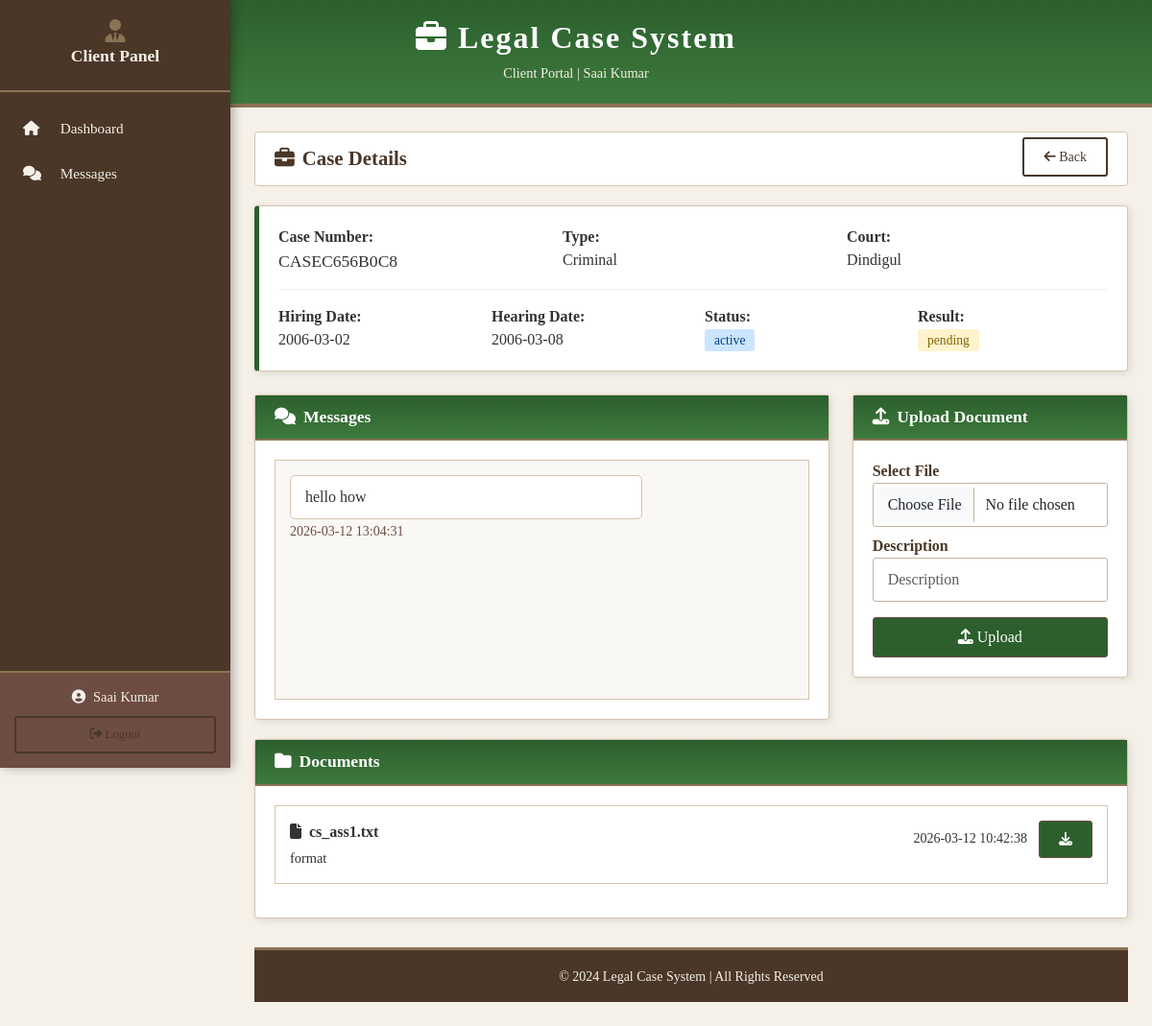
Screenshot of /client/case/1 (signed in) with the database file from the repository.
### tables this page shows
CREATE TABLE cases (
        id INTEGER PRIMARY KEY AUTOINCREMENT,
        case_number TEXT UNIQUE NOT NULL,
        client_id INTEGER NOT NULL,
        advocate_id INTEGER NOT NULL,
        court_name TEXT NOT NULL,
        case_type TEXT NOT NULL,
        hiring_date DATE NOT NULL,
        hearing_date DATE,
        case_result TEXT DEFAULT 'pending',
        description TEXT,
        status TEXT DEFAULT 'active',
        created_at TIMESTAMP DEFAULT CURRENT_TIMESTAMP,
        FOREIGN KEY (client_id) REFERENCES clients(id),
        FOREIGN KEY (advocate_id) REFERENCES advocates(id)
    );

CREATE TABLE messages (
        id INTEGER PRIMARY KEY AUTOINCREMENT,
        sender_type TEXT NOT NULL,
        sender_id INTEGER NOT NULL,
        receiver_type TEXT NOT NULL,
        receiver_id INTEGER NOT NULL,
        case_id INTEGER,
        message_text TEXT NOT NULL,
        message_type TEXT DEFAULT 'text',
        file_path TEXT,
        is_read BOOLEAN DEFAULT 0,
        created_at TIMESTAMP DEFAULT CURRENT_TIMESTAMP,
        FOREIGN KEY (case_id) REFERENCES cases(id)
    );

CREATE TABLE documents (
        id INTEGER PRIMARY KEY AUTOINCREMENT,
        case_id INTEGER NOT NULL,
        uploaded_by_type TEXT NOT NULL,
        uploaded_by_id INTEGER NOT NULL,
        file_name TEXT NOT NULL,
        file_path TEXT NOT NULL,
        file_type TEXT,
        description TEXT,
        created_at TIMESTAMP DEFAULT CURRENT_TIMESTAMP,
        FOREIGN KEY (case_id) REFERENCES cases(id)
    );

### app.py (the view, shortened to what this page needs)
@app.route('/client/case/<int:case_id>', methods=['GET', 'POST'])
@login_required
def client_case_detail(case_id):
    if session['user_type'] != 'client':
        return redirect(url_for('login'))
    conn = get_db_connection()
    case = conn.execute('''SELECT * FROM cases WHERE id = ? AND client_id = ?''',
        (case_id, session['user_id'])).fetchone()
    if not case:
        conn.close()
        return redirect(url_for('client_dashboard'))
    documents = conn.execute('SELECT * FROM documents WHERE case_id = ?', (case_id,)).fetchall()
    messages = conn.execute('''SELECT * FROM messages WHERE case_id = ? ORDER BY created_at DESC''', (case_id,)).fetchall()
    conn.close()
    return render_template('client_case_detail.html', case=case, documents=documents, messages=messages)

### app.py (called while the page is built)
def get_db_connection():
    conn = sqlite3.connect('advocate_system.db')
    conn.row_factory = sqlite3.Row
    return conn

def login_required(f):
    @wraps(f)
    def decorated_function(*args, **kwargs):
        if 'user_id' not in session or 'user_type' not in session:
            return redirect(url_for('login'))
        return f(*args, **kwargs)
    return decorated_function

### templates/client_case_detail.html (shortened to what this page needs)
{% extends "base.html" %}
{% block content %}
<div class="trad-header" style="background:linear-gradient(180deg, #2c5f2d 0%, #3d7a3d 100%);">
    <h1><i class="fas fa-briefcase"></i> Legal Case System</h1>
    <div class="subtitle">Client Portal | {{ session['user_name'] }}</div>
</div>
<div class="trad-sidebar client-sidebar">
    <div class="trad-sidebar-header">
        <i class="fas fa-user-tie"></i>
        <h4>Client Panel</h4>
    </div>
    <div class="trad-sidebar-menu">
        <a href="{{ url_for('client_dashboard') }}">
            <i class="fas fa-home"></i> Dashboard
        </a>
        <a href="{{ url_for('client_messages') }}">
            <i class="fas fa-comments"></i> Messages
        </a>
    </div>
    <div class="trad-sidebar-user">
        <div class="user-name">
            <i class="fas fa-user-circle me-2"></i>{{ session['user_name'] }}
        </div>
        <a href="{{ url_for('logout') }}" class="btn btn-sm btn-trad-outline w-100 mt-2" style="font-size:0.8rem;">
            <i class="fas fa-sign-out-alt"></i> Logout
        </a>
    </div>
</div>
<div class="trad-main">
    <div class="trad-page-header">
        <h2><i class="fas fa-briefcase me-2"></i>Case Details</h2>
        <a href="{{ url_for('client_dashboard') }}" class="btn btn-trad-outline btn-sm" style="float:right; margin-top:-35px;">
            <i class="fas fa-arrow-left"></i> Back
        </a>
    </div>
    {% if case %}
    <div class="trad-card mb-4" style="border-left:5px solid #2c5f2d;">
        <div class="trad-card-body">
            <div class="row">
                <div class="col-md-4">
                    <strong>Case Number:</strong><br>
                    <span style="font-size:1.1rem;">{{ case.case_number }}</span>
                </div>
                <div class="col-md-4">
                    <strong>Type:</strong><br>{{ case.case_type }}
                </div>
                <div class="col-md-4">
                    <strong>Court:</strong><br>{{ case.court_name }}
                </div>
            </div>
            <hr style="border-color:#d4c4b0;">
            <div class="row">
                <div class="col-md-3">
                    <strong>Hiring Date:</strong><br>{{ case.hiring_date }}
                </div>
                <div class="col-md-3">
                    <strong>Hearing Date:</strong><br>{{ case.hearing_date or 'Not set' }}
                </div>
                <div class="col-md-3">
                    <strong>Status:</strong><br><span class="status-{{ case.status }}">{{ case.status }}</span>
                </div>
                <div class="col-md-3">
                    <strong>Result:</strong><br><span class="status-{{ case.case_result }}">{{ case.case_result }}</span>
                </div>
            </div>
        </div>
    </div>
    <div class="row">
        <div class="col-md-8">
            <div class="trad-card">
                <div class="trad-card-header" style="background:linear-gradient(180deg, #2c5f2d 0%, #3d7a3d 100%);">
                    <h4><i class="fas fa-comments me-2"></i>Messages</h4>
                </div>
                <div class="trad-card-body">
                    <div class="trad-chat-container" style="min-height:250px;">
                        {% for msg in messages %}
                        <div class="trad-chat-message {% if msg.sender_type == 'client' %}trad-chat-sent{% else %}trad-chat-received{% endif %}">
                            <div class="trad-chat-bubble">
                                {{ msg.message_text }}
                            </div>
                            <small style="color:var(--secondary-brown);">{{ msg.created_at }}</small>
                        </div>
                        {% endfor %}
                    </div>
                </div>
            </div>
        </div>
        <div class="col-md-4">
            <div class="trad-card">
                <div class="trad-card-header" style="background:linear-gradient(180deg, #2c5f2d 0%, #3d7a3d 100%);">
                    <h4><i class="fas fa-upload me-2"></i>Upload Document</h4>
                </div>
                <div class="trad-card-body">
                    <form method="POST" enctype="multipart/form-data">
                        <div class="mb-2">
                            <label class="trad-label">Select File</label>
                            <input type="file" class="form-control trad-form-control" name="file" required>
                        </div>
                        <div class="mb-3">
                            <label class="trad-label">Description</label>
                            <input type="text" class="form-control trad-form-control" name="description" placeholder="Description">
                        </div>
                        <button type="submit" class="btn btn-trad w-100" style="background:#2c5f2d;">
                            <i class="fas fa-upload"></i> Upload
                        </button>
                    </form>
                </div>
            </div>
        </div>
    </div>
    <div class="trad-card">
        <div class="trad-card-header" style="background:linear-gradient(180deg, #2c5f2d 0%, #3d7a3d 100%);">
            <h4><i class="fas fa-folder me-2"></i>Documents</h4>
        </div>
        <div class="trad-card-body">
            {% if documents %}
            {% for doc in documents %}
            <div class="trad-doc-card">
                <div class="row">
                    <div class="col-md-8">
                        <strong><i class="fas fa-file me-2"></i>{{ doc.file_name }}</strong>
                        <p style="margin:5px 0 0; font-size:0.9rem;">{{ doc.description or 'No description' }}</p>
                    </div>
                    <div class="col-md-4 text-end">
                        <small>{{ doc.created_at }}</small>
                        <a href="{{ url_for('download_document', doc_id=doc.id) }}" class="btn btn-sm btn-trad ms-2" style="background:#2c5f2d;">
                            <i class="fas fa-download"></i>
                        </a>
                    </div>
                </div>
            </div>
            {% endfor %}
            {% else %}
            <div class="empty-state">
                <i class="fas fa-folder-open"></i>
                <p>No documents</p>
            </div>
            {% endif %}
        </div>
    </div>
    {% else %}
    <div class="alert alert-danger">Case not found</div>
    {% endif %}
    <div class="trad-footer">
        <small>&copy; 2024 Legal Case System | All Rights Reserved</small>
    </div>
</div>
{% endblock %}

### templates/base.html (style rules this page uses)
:root { --primary-brown: #4a3728; --secondary-brown: #6d4c41; --cream: #f5f0e8; --dark-gold: #8b7355; --pure-black: #1a1a1a; --charcoal: #333333; --white: #ffffff; --light-cream: #faf8f5; }
* { margin: 0; padding: 0; box-sizing: border-box; }
body { font-family: 'Georgia', 'Times New Roman', serif; background-color: var(--cream); color: var(--charcoal); }
h1, h2, h3, h4, h5, h6 { font-family: 'Georgia', serif; font-weight: 600; }
.trad-header { background: linear-gradient(180deg, var(--primary-brown) 0%, var(--secondary-brown) 100%); padding: 20px 0; border-bottom: 4px solid var(--dark-gold); }
.trad-header h1 { color: var(--white); font-size: 2rem; text-align: center; letter-spacing: 2px; }
.trad-header .subtitle { color: var(--cream); text-align: center; font-size: 0.9rem; margin-top: 5px; }
.trad-sidebar { background: var(--primary-brown); min-height: 100vh; padding: 0; position: fixed; width: 240px; left: 0; top: 0; box-shadow: 3px 0 10px rgba(0,0,0,0.3); }
.trad-sidebar-header { padding: 20px 15px; border-bottom: 2px solid var(--dark-gold); text-align: center; }
.trad-sidebar-header h4 { color: var(--cream); font-size: 1.1rem; margin-bottom: 5px; }
.trad-sidebar-header i { color: var(--dark-gold); font-size: 1.5rem; }
.trad-sidebar-menu { padding: 15px 0; }
.trad-sidebar-menu a { display: block; padding: 12px 20px; color: var(--cream); text-decoration: none; border-left: 4px solid transparent; transition: all 0.3s; font-size: 0.95rem; }
.trad-sidebar-menu a i { width: 25px; margin-right: 10px; }
.trad-sidebar-user { position: absolute; bottom: 0; width: 100%; padding: 15px; background: var(--secondary-brown); border-top: 2px solid var(--dark-gold); }
.trad-sidebar-user .user-name { color: var(--cream); font-size: 0.9rem; text-align: center; }
.trad-main { margin-left: 240px; padding: 25px; min-height: 100vh; }
.trad-card { background: var(--white); border: 1px solid #d4c4b0; border-radius: 4px; margin-bottom: 20px; box-shadow: 2px 2px 8px rgba(0,0,0,0.1); }
.trad-card-header { background: linear-gradient(180deg, var(--primary-brown) 0%, var(--secondary-brown) 100%); color: var(--white); padding: 12px 20px; border-bottom: 2px solid var(--dark-gold); }
.trad-card-header h4 { font-size: 1.1rem; margin: 0; }
.trad-card-body { padding: 20px; }
.btn-trad { background: var(--primary-brown); color: var(--white); border: 1px solid var(--secondary-brown); padding: 8px 20px; border-radius: 3px; font-family: 'Georgia', serif; transition: all 0.3s; }
.btn-trad-outline { background: transparent; color: var(--primary-brown); border: 2px solid var(--primary-brown); padding: 8px 20px; border-radius: 3px; font-family: 'Georgia', serif; }
.trad-form-control { border: 1px solid #c4b49e; border-radius: 3px; padding: 10px 15px; font-family: 'Georgia', serif; }
.trad-label { color: var(--primary-brown); font-weight: 600; font-family: 'Georgia', serif; }
.status-pending { background: #fff3cd; color: #856404; padding: 4px 10px; border-radius: 3px; font-size: 0.85rem; }
.status-active { background: #cce5ff; color: #004085; padding: 4px 10px; border-radius: 3px; font-size: 0.85rem; }
.trad-chat-container { border: 1px solid #d4c4b0; background: var(--light-cream); padding: 15px; max-height: 350px; overflow-y: auto; }
.trad-chat-message { margin-bottom: 15px; }
.trad-chat-bubble { padding: 10px 15px; border-radius: 5px; max-width: 70%; }
.trad-chat-received .trad-chat-bubble { background: var(--white); border: 1px solid #d4c4b0; }
.trad-doc-card { border: 1px solid #d4c4b0; padding: 15px; margin-bottom: 15px; background: var(--white); }
.trad-page-header { background: var(--white); border: 1px solid #d4c4b0; padding: 15px 20px; margin-bottom: 20px; border-radius: 4px; }
.trad-page-header h2 { color: var(--primary-brown); font-size: 1.3rem; margin: 0; }
.trad-footer { background: var(--primary-brown); color: var(--cream); text-align: center; padding: 15px; margin-top: 30px; border-top: 3px solid var(--dark-gold); }

### templates/client_case_detail.html (style rules this page uses)
.client-sidebar { background: var(--primary-brown) !important; }

### rows the page displays
cases: case_number "CASEC656B0C8", case_type "Criminal", court_name "Dindigul", hiring_date "2006-03-02", hearing_date "2006-03-08", status "active", case_result "pending"
messages: message_text "hello how", created_at "2026-03-12 13:04:31"
documents: file_name "cs_ass1.txt", description "format", created_at "2026-03-12 10:42:38"

### other values shown
{{ session['user_name'] }} "Saai Kumar"
